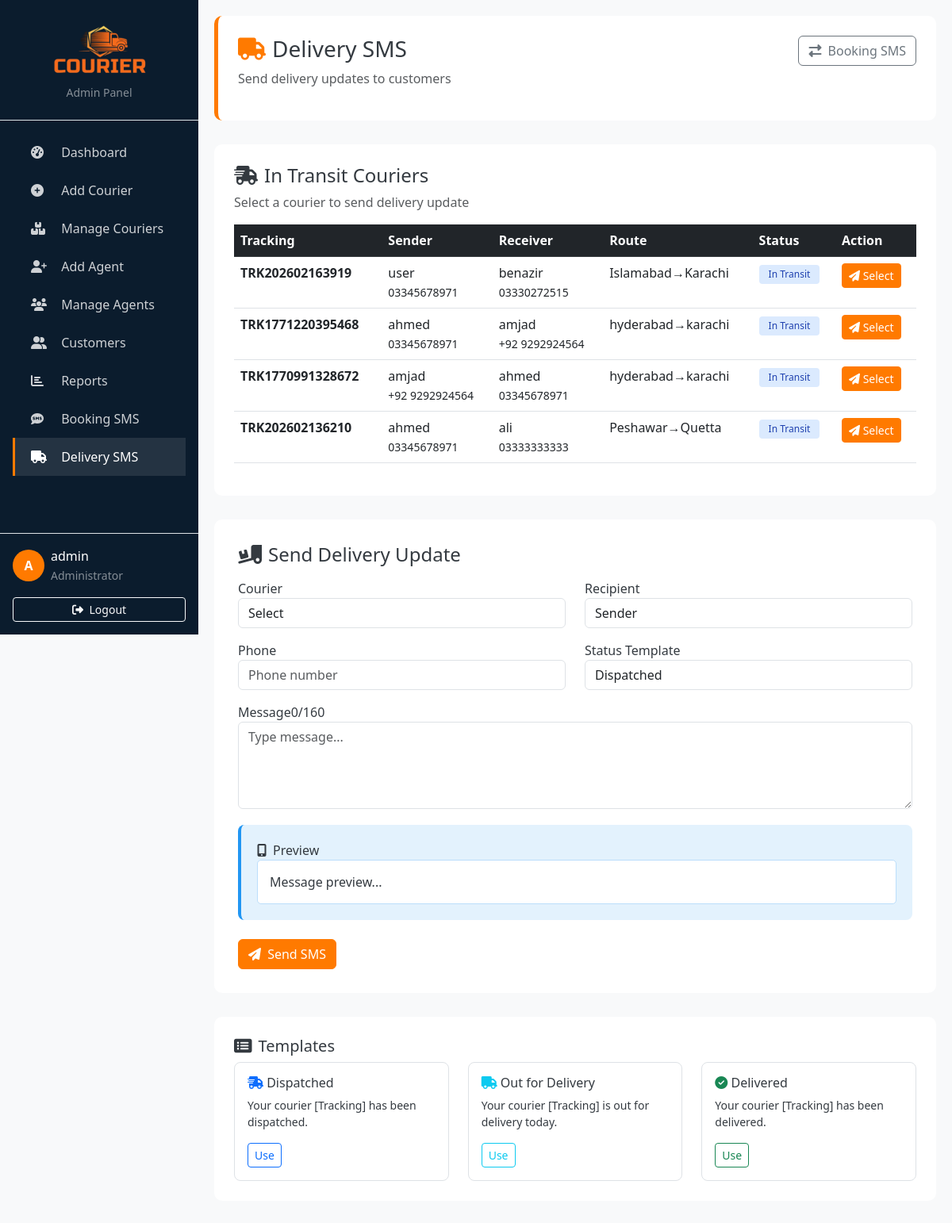
/Eproject/admin/sms-delivery.php (signed in), run on the app's committed database.
### tables this page shows
CREATE TABLE `couriers` (
  `id` int(11) NOT NULL,
  `tracking_no` varchar(50) NOT NULL,
  `sender_id` int(11) NOT NULL,
  `receiver_id` int(11) NOT NULL,
  `from_city` varchar(100) NOT NULL,
  `to_city` varchar(100) NOT NULL,
  `agent_id` int(11) NOT NULL,
  `status` varchar(50) DEFAULT 'Booked',
  `booking_date` date DEFAULT curdate(),
  `delivery_date` date DEFAULT NULL,
  `price` decimal(10,2) DEFAULT NULL
);

CREATE TABLE `customers` (
  `id` int(11) NOT NULL,
  `name` varchar(100) NOT NULL,
  `phone` varchar(15) DEFAULT NULL,
  `address` text DEFAULT NULL,
  `email` varchar(100) DEFAULT NULL
);

### Eproject/admin/sms-delivery.php (the view, shortened to what this page needs)
<?php
include("../config/db.php");
$username = $_SESSION['username'];
$couriers = mysqli_query($conn, "
    SELECT c.*, s.name AS sender_name, s.phone AS sender_phone,
           r.name AS receiver_name, r.phone AS receiver_phone
    FROM couriers c
    JOIN customers s ON c.sender_id = s.id
    JOIN customers r ON c.receiver_id = r.id
    WHERE c.status = 'In Transit'
    ORDER BY c.id DESC
    LIMIT 10
");
?>
<!DOCTYPE html>
<html lang="en">
<head>
    <link href="https://cdn.jsdelivr.net/npm/bootstrap@5.3.0/dist/css/bootstrap.min.css" rel="stylesheet">
    <link rel="stylesheet" href="https://cdnjs.cloudflare.com/ajax/libs/font-awesome/6.4.0/css/all.min.css">
</head>
<body>
    <div class="sidebar d-flex flex-column" id="sidebar">
        <div class="p-4 text-center border-bottom">
            <img src="../assets/images/new logo.png" style="max-width: 140px;">
            <div class="text-white-50 small">Admin Panel</div>
        </div>
        <div class="flex-grow-1 p-3">
            <ul class="nav flex-column">
                <li class="nav-item"><a class="nav-link" href="index.php"><i class="fas fa-tachometer-alt"></i> Dashboard</a></li>
                <li class="nav-item"><a class="nav-link" href="add-courier.php"><i class="fas fa-plus-circle"></i> Add Courier</a></li>
                <li class="nav-item"><a class="nav-link" href="manage-courier.php"><i class="fas fa-boxes"></i> Manage Couriers</a></li>
                <li class="nav-item"><a class="nav-link" href="add-agent.php"><i class="fas fa-user-plus"></i> Add Agent</a></li>
                <li class="nav-item"><a class="nav-link" href="manage-agent.php"><i class="fas fa-users"></i> Manage Agents</a></li>
                <li class="nav-item"><a class="nav-link" href="customers.php"><i class="fas fa-user-friends"></i> Customers</a></li>
                <li class="nav-item"><a class="nav-link" href="reports.php"><i class="fas fa-chart-bar"></i> Reports</a></li>
                <li class="nav-item"><a class="nav-link" href="sms-booking.php"><i class="fas fa-sms"></i> Booking SMS</a></li>
                <li class="nav-item"><a class="nav-link active" href="sms-delivery.php"><i class="fas fa-truck"></i> Delivery SMS</a></li>
            </ul>
        </div>
        <div class="p-3 border-top">
            <div class="d-flex align-items-center">
                <div class="user-avatar me-2">
                    <?php echo strtoupper(substr($username, 0, 1)); ?>
                </div>
                <div>
                    <div class="text-white"><?php echo $username; ?></div>
                    <small class="text-white-50">Administrator</small>
                </div>
            </div>
            <a href="logout.php" class="btn btn-sm btn-outline-light w-100 mt-3">
                <i class="fas fa-sign-out-alt me-1"></i> Logout
            </a>
        </div>
    </div>
    <div class="main-content">
        <div class="page-header">
            <div class="d-flex justify-content-between">
                <div>
                    <h3><i class="fas fa-truck text-orange me-2"></i>Delivery SMS</h3>
                    <p class="text-muted">Send delivery updates to customers</p>
                </div>
                <div>
                    <a href="sms-booking.php" class="btn btn-outline-secondary">
                        <i class="fas fa-exchange-alt me-1"></i> Booking SMS
                    </a>
                </div>
            </div>
        </div>
        <div class="table-card">
            <h4><i class="fas fa-shipping-fast me-2"></i>In Transit Couriers</h4>
            <p class="text-muted">Select a courier to send delivery update</p>
            <div class="table-responsive">
                <table class="table table-hover">
                    <thead class="table-dark">
                        <tr>
                            <th>Tracking</th>
                            <th>Sender</th>
                            <th>Receiver</th>
                            <th>Route</th>
                            <th>Status</th>
                            <th>Action</th>
                        </tr>
                    </thead>
                    <tbody>
                        <?php if(mysqli_num_rows($couriers) > 0): ?>
                            <?php while($row = mysqli_fetch_assoc($couriers)): ?>
                                <tr>
                                    <td><strong><?= $row['tracking_no'] ?></strong></td>
                                    <td><?= $row['sender_name'] ?><br><small><?= $row['sender_phone'] ?></small></td>
                                    <td><?= $row['receiver_name'] ?><br><small><?= $row['receiver_phone'] ?></small></td>
                                    <td><?= $row['from_city'] ?>→<?= $row['to_city'] ?></td>
                                    <td><span class="badge bg-transit">In Transit</span></td>
                                    <td>
                                        <button class="btn btn-sm btn-orange select-courier"
                                                data-id="<?= $row['id'] ?>"
                                                data-tracking="<?= $row['tracking_no'] ?>"
                                                data-sender-name="<?= $row['sender_name'] ?>"
                                                data-sender-phone="<?= $row['sender_phone'] ?>"
                                                data-receiver-name="<?= $row['receiver_name'] ?>"
                                                data-receiver-phone="<?= $row['receiver_phone'] ?>">
                                            <i class="fas fa-paper-plane"></i> Select
                                        </button>
                                    </td>
                                </tr>
                            <?php endwhile; ?>
                        <?php else: ?>
                            <tr><td colspan="6" class="text-center py-4">No couriers in transit</td></tr>
                        <?php endif; ?>
                    </tbody>
                </table>
            </div>
        </div>
        <div class="form-card">
            <h4><i class="fas fa-truck-loading me-2"></i>Send Delivery Update</h4>
            <form method="POST" id="smsForm">
                <div class="row mt-3">
                    <div class="col-md-6 mb-3">
                        <label>Courier</label>
                        <select name="courier_id" id="courier_id" class="form-control" required>
                            <option value="">Select</option>
                        </select>
                    </div>
                    <div class="col-md-6 mb-3">
                        <label>Recipient</label>
                        <select name="recipient_type" id="recipient_type" class="form-control" required>
                            <option value="sender">Sender</option>
                        </select>
                    </div>
                </div>
                <div class="row">
                    <div class="col-md-6 mb-3">
                        <label>Phone</label>
                        <input type="text" name="phone" id="phone" class="form-control" placeholder="Phone number" required>
                    </div>
                    <div class="col-md-6 mb-3">
                        <label>Status Template</label>
                        <select id="delivery_status" class="form-control">
                            <option value="dispatched">Dispatched</option>
                        </select>
                    </div>
                </div>
                <div class="mb-3">
                    <label>Message <span id="charCount" class="float-end">0/160</span></label>
                    <textarea name="message" id="message" class="form-control" rows="4"
                              placeholder="Type message..." required oninput="updateCount()"></textarea>
                </div>
                <div class="sms-preview">
                    <div class="sms-preview-header"><i class="fas fa-mobile-alt me-2"></i>Preview</div>
                    <div class="sms-preview-content" id="smsPreview">Message preview...</div>
                </div>
                <div class="mt-4">
                    <button type="submit" name="send_sms" class="btn btn-orange">
                        <i class="fas fa-paper-plane me-1"></i> Send SMS
                    </button>
                </div>
            </form>
        </div>
        <div class="table-card">
            <h5><i class="fas fa-list-alt me-2"></i>Templates</h5>
            <div class="row">
                <div class="col-md-4">
                    <div class="template-card p-3">
                        <h6><i class="fas fa-shipping-fast text-primary"></i> Dispatched</h6>
                        <p class="small">Your courier [Tracking] has been dispatched.</p>
                        <button class="btn btn-sm btn-outline-primary" onclick="useTemplate('dispatched')">Use</button>
                    </div>
                </div>
                <div class="col-md-4">
                    <div class="template-card p-3">
                        <h6><i class="fas fa-truck text-info"></i> Out for Delivery</h6>
                        <p class="small">Your courier [Tracking] is out for delivery today.</p>
                        <button class="btn btn-sm btn-outline-info" onclick="useTemplate('out_for_delivery')">Use</button>
                    </div>
                </div>
                <div class="col-md-4">
                    <div class="template-card p-3">
                        <h6><i class="fas fa-check-circle text-success"></i> Delivered</h6>
                        <p class="small">Your courier [Tracking] has been delivered.</p>
                        <button class="btn btn-sm btn-outline-success" onclick="useTemplate('delivered')">Use</button>
                    </div>
                </div>
            </div>
        </div>
    </div>
</body>
</html>

### Eproject/admin/sms-delivery.php (style rules this page uses)
:root { --primary-blue: #0b1c2d; --secondary-blue: #1a365d; --accent-orange: #ff7a00; --light-gray: #f8f9fa; --dark-gray: #343a40; }
body { font-family: 'Segoe UI', Tahoma, Geneva, Verdana, sans-serif; background-color: var(--light-gray); color: var(--dark-gray); overflow-x: hidden; }
.text-orange { color: var(--accent-orange) !important; }
.btn-orange { background-color: var(--accent-orange); border-color: var(--accent-orange); color: white; }
.sidebar { width: 250px; height: 100vh; background: var(--primary-blue); color: white; position: fixed; left: 0; top: 0; z-index: 1050; overflow-y: auto; transition: transform 0.3s ease; }
.sidebar .nav-link { color: rgba(255,255,255,0.8); padding: 12px 20px; border-left: 3px solid transparent; transition: all 0.3s; }
.sidebar .nav-link:hover, .sidebar .nav-link.active { color: white; background: rgba(255,255,255,0.1); border-left-color: var(--accent-orange); }
.sidebar .nav-link i { width: 24px; margin-right: 10px; }
.main-content { margin-left: 250px; padding: 20px; }
.page-header { background: white; padding: 25px; border-radius: 10px; margin-bottom: 30px; border-left: 5px solid var(--accent-orange); }
.form-card { background: white; padding: 30px; border-radius: 10px; margin-bottom: 30px; }
.table-card { background: white; padding: 25px; border-radius: 10px; margin-bottom: 30px; }
.user-avatar { width: 40px; height: 40px; background: var(--accent-orange); border-radius: 50%; display: flex; align-items: center; justify-content: center; color: white; font-weight: bold; }
.badge { padding: 6px 12px; font-weight: 500; border-radius: 4px; }
.bg-transit { background: #dbeafe; color: #1e40af; }
.sms-preview { background: #e3f2fd; border-left: 4px solid #2196f3; padding: 20px; border-radius: 8px; margin-top: 20px; }
.sms-preview-content { background: white; padding: 15px; border-radius: 5px; border: 1px solid #bbdefb; }
.template-card { border: 1px solid #dee2e6; border-radius: 8px; transition: all 0.3s; }

### data on the page
couriers: tracking_no "TRK202602163919", sender.name "user", sender.phone "03345678971", receiver.name "benazir", receiver.phone "03330272515", from_city "Islamabad", to_city "Karachi"
couriers: tracking_no "TRK1771220395468", sender.name "ahmed", sender.phone "03345678971", receiver.name "amjad", receiver.phone "+92 9292924564", from_city "hyderabad", to_city "karachi"
couriers: tracking_no "TRK1770991328672", sender.name "amjad", sender.phone "+92 9292924564", receiver.name "ahmed", receiver.phone "03345678971", from_city "hyderabad", to_city "karachi"
couriers: tracking_no "TRK202602136210", sender.name "ahmed", sender.phone "03345678971", receiver.name "ali", receiver.phone "03333333333", from_city "Peshawar", to_city "Quetta"

### other printed values
substr($username, 0, 1) "A"
$username "admin"
